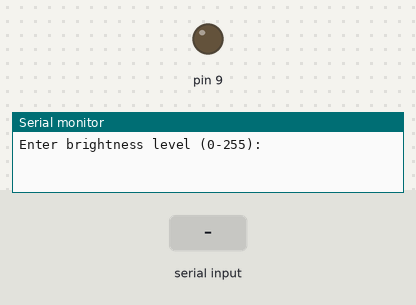
Simulated run of this sketch. Board: Arduino Uno, built with avr-gcc and run on an emulated ATmega328P. On the bench: output pins drawn as LEDs (lit = HIGH), the last lines printed to the serial monitor. The test bench sets the inputs (shaded band).

Above: at 1.2 s.
1.3 s: "90,45\n" received over Serial
At 2.3 s:
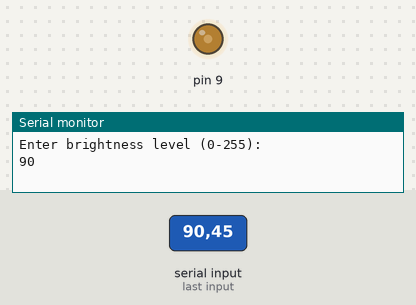
2.8 s: "30,150\n" received over Serial
At 3.5 s:
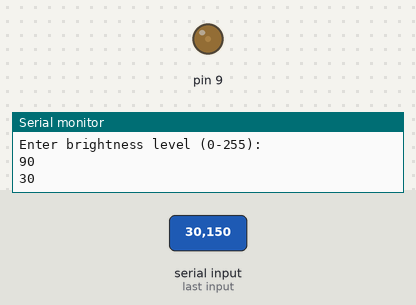
4.3 s: "200\n" received over Serial
At 4.6 s:
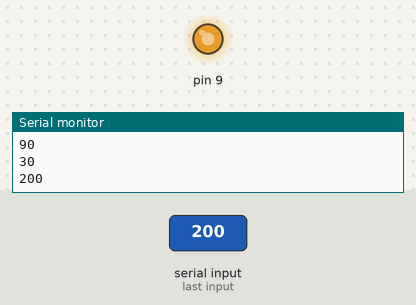
5.8 s: "90\n" received over Serial
At 6.9 s:
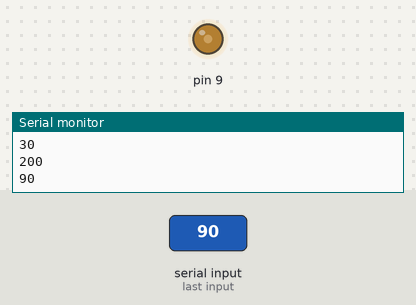
Timing chart, 0 to 8.3 s (numbered marks = the images above; inputs shaded):
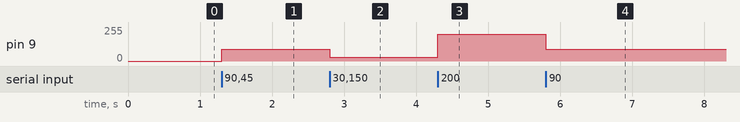

The sketch:

serialParser-task1.ino
```cpp
void setup() {
  Serial.begin(115200);
  pinMode(9, OUTPUT);
  Serial.println("Enter brightness level (0-255):");
}

void loop() {
  static String inputString = "";
  static bool stringComplete = false;

  while (Serial.available()) {
    char incomingChar = (char)Serial.read();

    if (incomingChar != '\n') {
      inputString += incomingChar;
    }
    else
    {
      stringComplete = true;
    }
  }
  if(stringComplete)
  {
    int brightness = inputString.toInt();
    Serial.println(brightness);
    if (brightness >= 0 && brightness <= 255) {
      analogWrite(9, brightness);
    } else {
      Serial.println("Error: Brightness value must be between 0 and 255.");
    }
    stringComplete = false;
    inputString = "";
  }
}
```

Measured:
- after the input at 1.3 s, pin 9: 0/255 → 90/255 at once
- after the input at 2.8 s, pin 9: 90/255 → 30/255 at once
- after the input at 4.3 s, pin 9: 30/255 → 200/255 at once
- after the input at 5.8 s, pin 9: 200/255 → 90/255 at once
